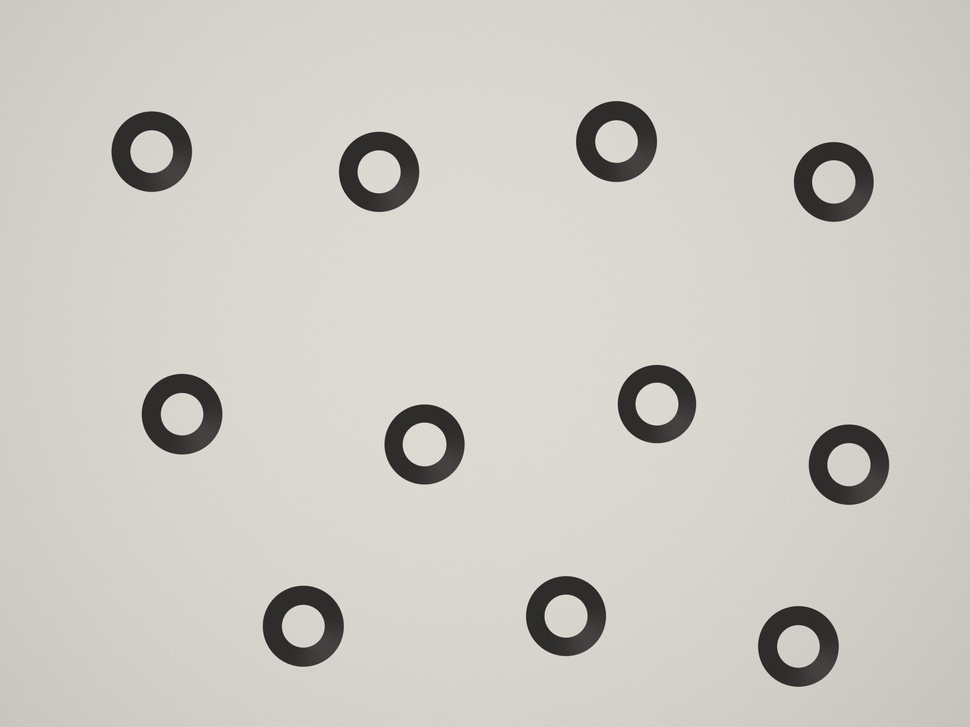
#> input picture materials/quality-management/hands-on/img/demo-washers.jpg, 970 x 727 px, shrunk from 2400 x 1800 before the run, found by its file name
$ jupyter execute --allow-errors 2-camera-gauge.ipynb
#> lines starting #> are read from the running program, lines starting #| are printed output that depends on the picture; after the words box and inside, x2 and y2 are one past the last pixel; in counts of white or black regions, pixels touching at a corner belong together; long printed decimals are rounded
# Exercise 2 — Build a camera gauge, in Python
*Quality Management · Hands-on lab · Università degli Studi di Perugia*

What the [web page](https://lollocappo.github.io/student-hub/materials/quality-management/hands-on/gauge.html) does, step by step. The example photo is synthetic, so the true diameters are known and you can check how good the method is. Run the cells in order with **Shift + Enter**.

It builds on [Exercise 1](https://lollocappo.github.io/student-hub/materials/quality-management/hands-on/camera.html): a colour channel to measure in, a threshold that makes a 1-bit image, the noise of the camera, and averaging.

[cell 1]
# Run this cell first: it downloads the example files from the course repository.
import os, urllib.request
BASE = "https://raw.githubusercontent.com/LolloCappo/student-hub/main/materials/quality-management/hands-on/"

def fetch(path):
    """Download a file of the lab once, and return its local name."""
    name = os.path.basename(path)
    if not os.path.exists(name):
        urllib.request.urlretrieve(BASE + path, name)
    return name

PHOTO = fetch("img/demo-washers.jpg")    # 11 washers on a backlight, 0.08 mm per pixel

[cell 2]
# Optional — use your own photo of washers instead of the example.
# Remove the "#" in front of the two lines below, run the cell, and pick the file.
# from google.colab import files
# PHOTO = list(files.upload())[0]

## 1. Channel, grey levels and the threshold
Choose the channel where washer and background differ most (Exercise 1, step 3). Pixels darker than the threshold count as washer — a 1-bit image (Exercise 1, step 4). Otsu's method puts the threshold in the valley between the two peaks of the histogram.

[cell 3]
import cv2, numpy as np, pandas as pd
import matplotlib.pyplot as plt
from scipy import ndimage

CHANNEL = "grey"                       # or "red", "green", "blue"
bgr = cv2.imread(PHOTO)                # OpenCV stores colours as blue, green, red
#> bgr is the input picture: shape (727, 970, 3); mean B, G, R 195.5, 202.2, 205.1
img = cv2.cvtColor(bgr, cv2.COLOR_BGR2GRAY) if CHANNEL == "grey" else bgr[..., {"blue": 0, "green": 1, "red": 2}[CHANNEL]]
otsu, _ = cv2.threshold(img, 0, 255, cv2.THRESH_BINARY + cv2.THRESH_OTSU)
#> otsu = 131
print("suggested threshold:", otsu)
#| suggested threshold: 131.0

# contrast in units of the noise (Exercise 1, step 6); noise from neighbouring background pixels
bg = img > otsu
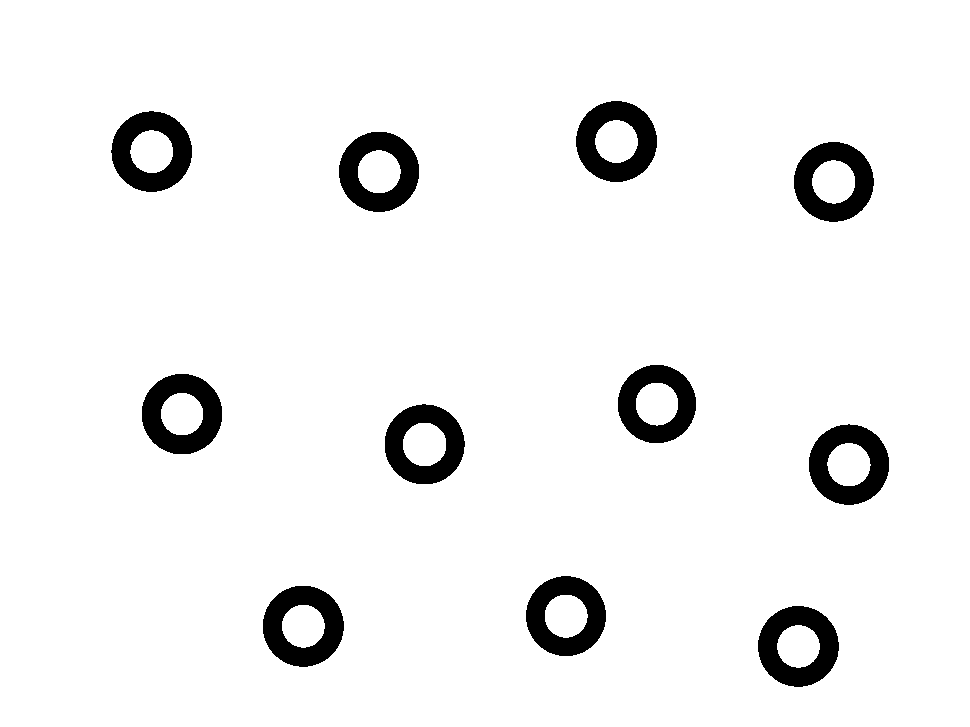
#> bg: shape (727, 970) bool; 94.4% white; 11 black regions, largest, box (x1, y1, x2, y2) and area: (263, 586, 344, 667) 3714, (576, 101, 657, 182) 3712, (758, 606, 839, 687) 3692
pairs = bg[:, :-1] & bg[:, 1:]
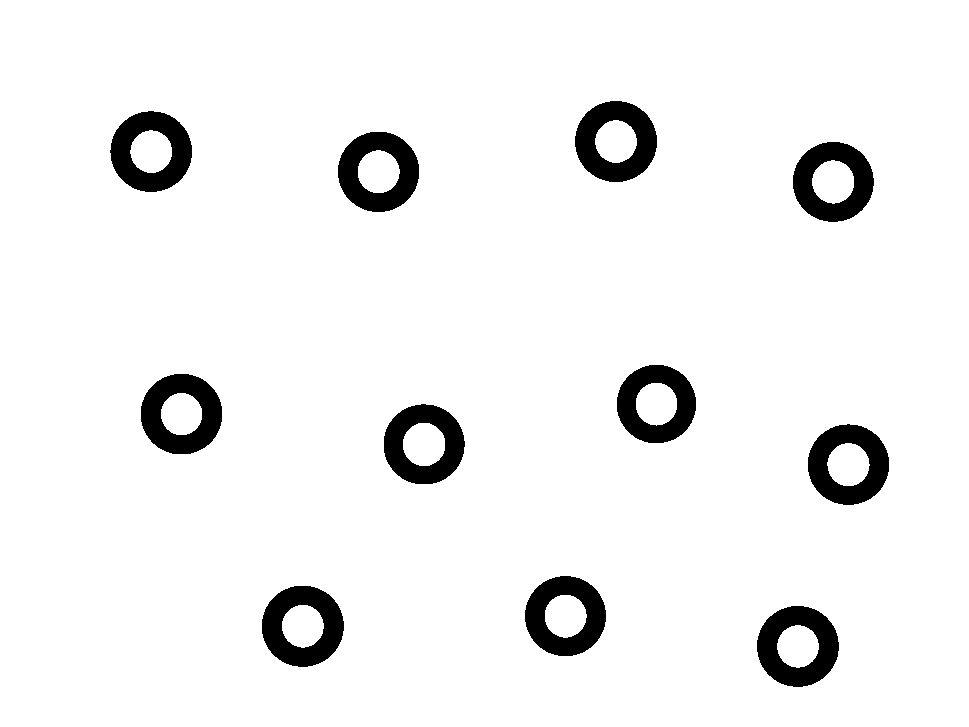
#> pairs: shape (727, 969) bool; 94.2% white; 11 black regions, largest, box (x1, y1, x2, y2) and area: (262, 586, 344, 667) 3838, (575, 101, 657, 182) 3836, (757, 606, 839, 687) 3816
noise = np.abs(np.diff(img.astype(float), axis=1))[pairs].mean() * np.sqrt(np.pi) / 2
#> noise = 0.683
print(f"washers {img[~bg].mean():.0f}, background {img[bg].mean():.0f}: contrast {img[bg].mean() - img[~bg].mean():.0f} grey levels = {(img[bg].mean() - img[~bg].mean()) / noise:.0f} x the noise ({noise:.1f})")
#| washers 51, background 211: contrast 160 grey levels = 234 x the noise (0.7)

fig, ax = plt.subplots(1, 2, figsize=(13, 4))
ax[0].imshow(img, cmap="gray"); ax[0].axis("off")
ax[1].hist(img.ravel(), bins=256, range=(0, 256), color="#2B4D9A")
ax[1].set_yscale("log"); ax[1].axvline(otsu, color="r"); ax[1].set_xlabel("grey level"); ax[1].set_ylabel("pixels (log scale)")
plt.show()
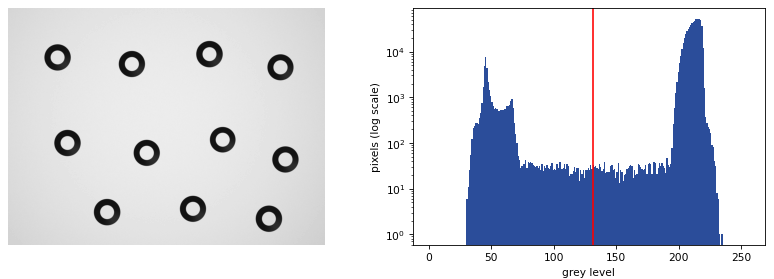
#> figure drawn by matplotlib, 2 panels; panel 2: tallest bar 51553 high, from x = 214 to 215

## 2. Find the washers and measure them in pixels
Fill each washer's hole, give every washer a number, and turn **areas** into diameters: Ø = 2√(A/π).

[cell 4]
def measure(img, t):
    """Outer and inner diameter, in pixels, of every washer darker than threshold t."""
#> called with t = 131
    metal = img < t
#> metal: shape (727, 970) bool; 5.6% white; 11 white regions, largest, box (x1, y1, x2, y2) and area: (263, 586, 344, 667) 3713, (576, 101, 657, 182) 3710, (758, 606, 839, 687) 3687
    filled = ndimage.binary_fill_holes(metal)
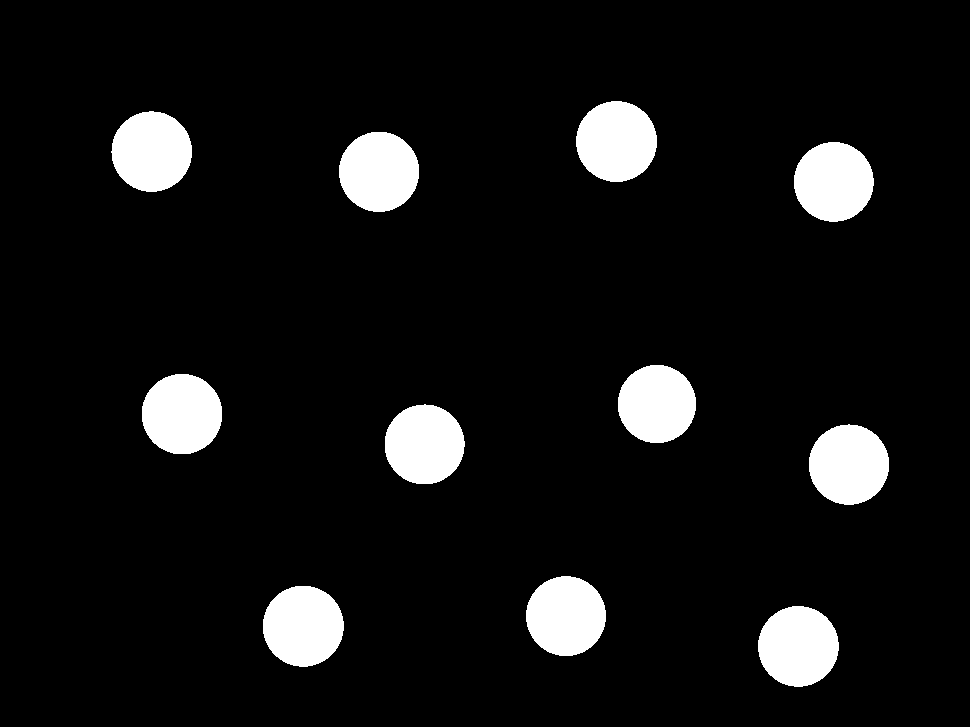
#> filled: shape (727, 970) bool; 7.9% white; 11 white regions, largest, box (x1, y1, x2, y2) and area: (263, 586, 344, 667) 5157, (576, 101, 657, 182) 5144, (758, 606, 839, 687) 5118
    lab, n = ndimage.label(filled)
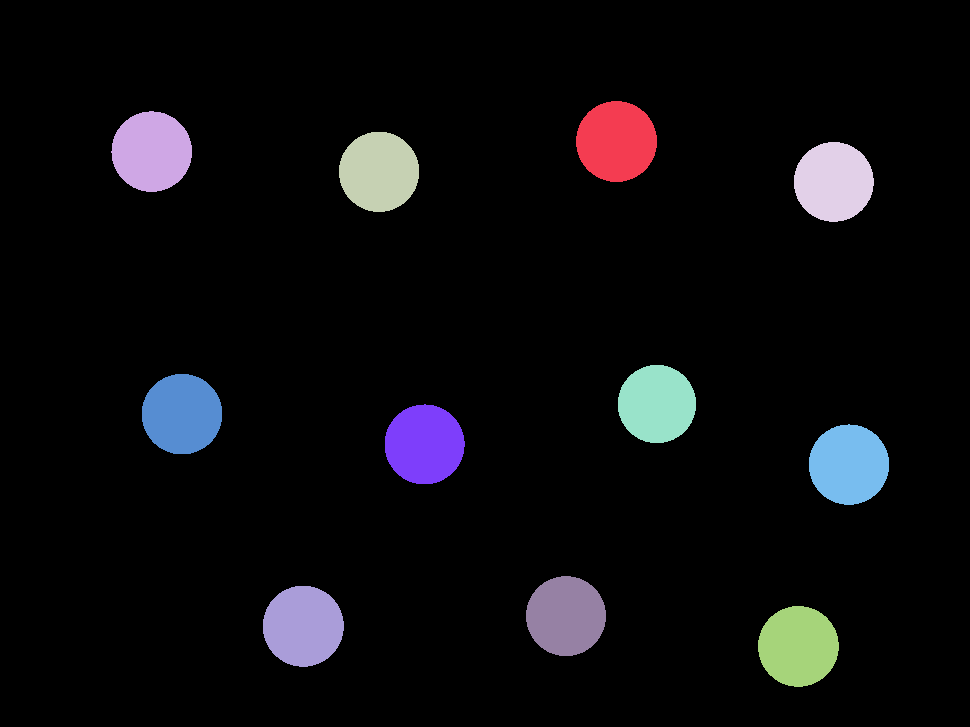
#> lab: shape (727, 970) int32; 12 distinct labels, from 0 to 11; one colour per label, 0 black
#> n = 11
    idx = np.arange(1, n + 1)
#> idx = [1, 2, 3, 4, 5, 6, 7, 8, 9, 10, 11]
    a_out = ndimage.sum(filled, lab, idx)
#> a_out = [5144, 5089, 5052, 5002, 4815, 5093, 5024, 5074, 5022, 5157, 5118]
    a_in = a_out - ndimage.sum(metal, lab, idx)
#> a_in = [1434, 1437, 1457, 1473, 1446, 1413, 1493, 1467, 1455, 1444, 1431]
    cy, cx = np.array(ndimage.center_of_mass(filled, lab, idx)).T
#> cy = [141, 151.2, 171.4, 181.4, 403.6, 413.6, 444, 464.2, 615.6, 625.7, 645.9]; cx = [616, 151.3, 378.6, 833.3, 656.5, 181.5, 424.1, 848.5, 565.5, 302.8, 797.9]
    edge = np.unique(np.r_[lab[0], lab[-1], lab[:, 0], lab[:, -1]])
#> edge = [0]
    keep = (a_out > 0.0003 * img.size) & ~np.isin(idx, edge)
#> keep = [True, True, True, True, True, True, True, True, True, True, True]
    df = pd.DataFrame({"cx": cx, "cy": cy, "od_px": 2 * np.sqrt(a_out / np.pi), "id_px": 2 * np.sqrt(a_in / np.pi)})[keep]
#> df = table of 11 rows and 4 columns
    row = (df.cy / df.od_px.median()).round().astype(int)                # reading order: rows, then left to right
    return df.assign(row=row).sort_values(["row", "cx"]).drop(columns="row").reset_index(drop=True)

parts = measure(img, otsu)
#> parts = table of 11 rows and 4 columns
print(len(parts), "washers"); parts.round(1)
#| 11 washers
#> after `parts.round(1)`: Out = table of 11 rows and 4 columns

[cell 5]
plt.figure(figsize=(9, 7)); plt.imshow(img, cmap="gray")
for k, p in parts.iterrows():
    for d in (p.od_px, p.id_px):
        plt.gca().add_patch(plt.Circle((p.cx, p.cy), d / 2, fill=False, color="gold", lw=1.2))
    plt.text(p.cx, p.cy - p.od_px * 0.65, str(k), color="white", ha="center", fontsize=9, bbox=dict(fc="k", alpha=0.6, lw=0))
#> this loop made 11 passes
plt.axis("off"); plt.show()
#> after `plt.axis('off')`:
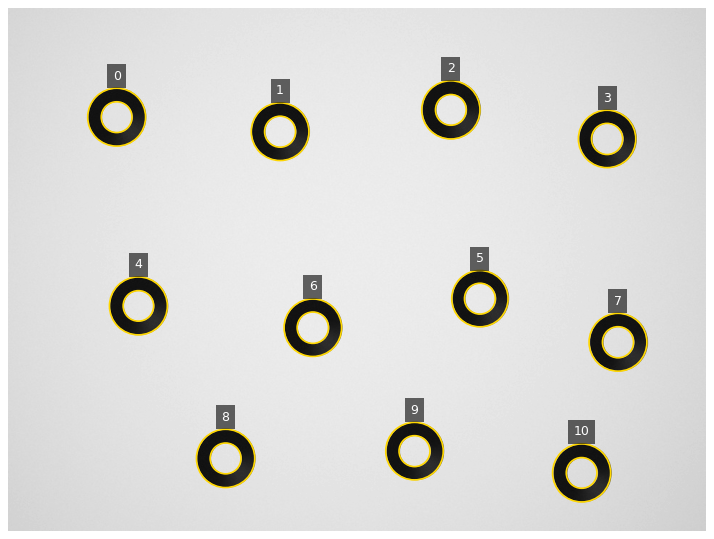
#> figure drawn by matplotlib, 1 panel

## 3. Calibrate on the master washer
With the master's **outer** diameter only: one unknown, the scale *k* (mm per pixel).
With its **outer and inner** diameters: two unknowns, the scale and the edge shift *b* caused by the threshold —
`OD_px = OD/k + 2b` and `ID_px = ID/k − 2b`, so `k = (OD + ID) / (OD_px + ID_px)`.

[cell 6]
MASTER = 0                     # index of the master in the picture above
MASTER_OD, MASTER_ID = 15.94, 8.46          # its caliper readings, mm (these are the example's)

def calibrate(parts, both=True):
    m = parts.loc[MASTER]
    if both:
        k = (MASTER_OD + MASTER_ID) / (m.od_px + m.id_px)
        b = (m.od_px - MASTER_OD / k) / 2
    else:
        k, b = MASTER_OD / m.od_px, 0.0
    return parts.assign(od_mm=(parts.od_px - 2 * b) * k, id_mm=(parts.id_px + 2 * b) * k), k, b

res, k, b = calibrate(parts)
#> res = table of 11 rows and 6 columns; k = 0.198; b = -0.017
print(f"scale {k:.5f} mm per pixel, edge shift {b:+.2f} px")
#| scale 0.1979 mm per pixel, edge shift -0.02 px
res[["od_mm", "id_mm"]].round(3)
#> Out = table of 11 rows and 2 columns

## 4. How good is it? (the example only)
The example photo was generated with known diameters. Compare.

[cell 7]
import json, re
#> (the rest of this cell did not finish here and is left out)

truth = json.loads(re.search(r"DEMO_TRUTH = (\{.*\});", truth_js).group(1))
T = pd.DataFrame(truth["parts"])
# match every measured washer to the nearest true one
j = [int(np.argmin(np.hypot(T.cx_px - p.cx, T.cy_px - p.cy))) for _, p in res.iterrows()]
err = pd.DataFrame({"OD error (µm)": (res.od_mm.values - T.od.values[j]) * 1000,
                    "ID error (µm)": (res.id_mm.values - T.id.values[j]) * 1000})
err.round(1).describe().loc[["mean", "std", "min", "max"]]

## 5. Move the threshold
Calibrated on the outer diameter only, the inner diameter follows the threshold. Calibrated on both, it hardly moves.

[cell 8]
PART = 3
rows = []
for t in range(int(otsu) - 30, int(otsu) + 31, 5):
    p = measure(img, t)
    for both in (False, True):
        r, *_ = calibrate(p, both)
        rows.append({"threshold": t, "calibration": "outer + inner" if both else "outer only",
                     "OD": r.od_mm[PART], "ID": r.id_mm[PART]})
#> this loop made 13 passes
#> pass 1, in measure (call 2), `metal = img < t`:
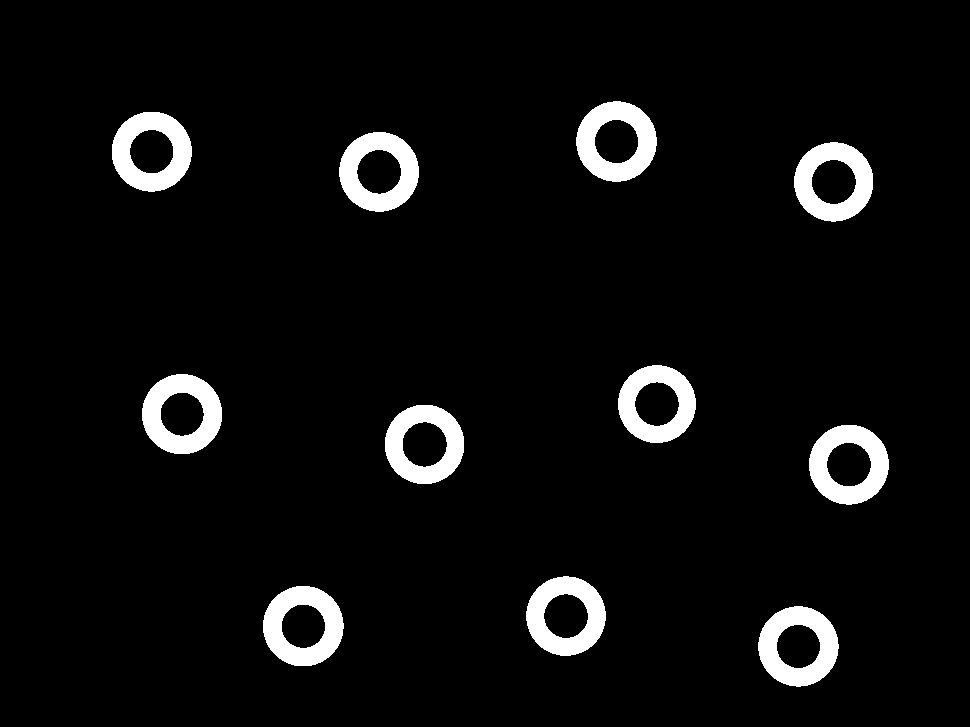
#> metal: shape (727, 970) bool; 5.5% white; 11 white regions, largest, box (x1, y1, x2, y2) and area: (263, 586, 344, 666) 3643, (576, 101, 657, 182) 3631, (142, 374, 222, 454) 3618
#> after the loop, rows = 26 items
sens = pd.DataFrame(rows)
#> sens = table of 26 rows and 4 columns
fig, ax = plt.subplots(1, 2, figsize=(12, 3.6), sharex=True)
for cal, g in sens.groupby("calibration"):
    ax[0].plot(g.threshold, g.OD, "o-", label=cal); ax[1].plot(g.threshold, g.ID, "o-", label=cal)
#> this loop made 2 passes
#> (cal, g) on passes 1 to 2: ('outer + inner', table of 13 rows and 4 columns), ('outer only', table of 13 rows and 4 columns)
ax[0].set_title(f"washer {PART}: outer Ø (mm)"); ax[1].set_title(f"washer {PART}: inner Ø (mm)")
for a in ax: a.set_xlabel("threshold"); a.grid(alpha=0.3); a.legend()
#> this loop made 2 passes
plt.show()
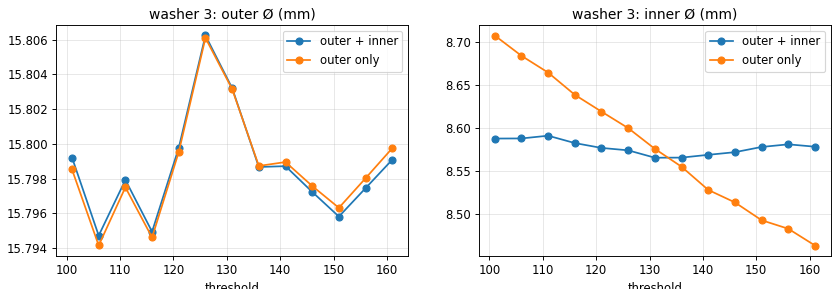
#> figure drawn by matplotlib, 2 panels; panel 1: curve peaks at x = 126, y = 15.81; panel 1: curve peaks at x = 126, y = 15.81; panel 2: curve peaks at x = 111, y = 8.59; panel 2: curve peaks at x = 101, y = 8.71
